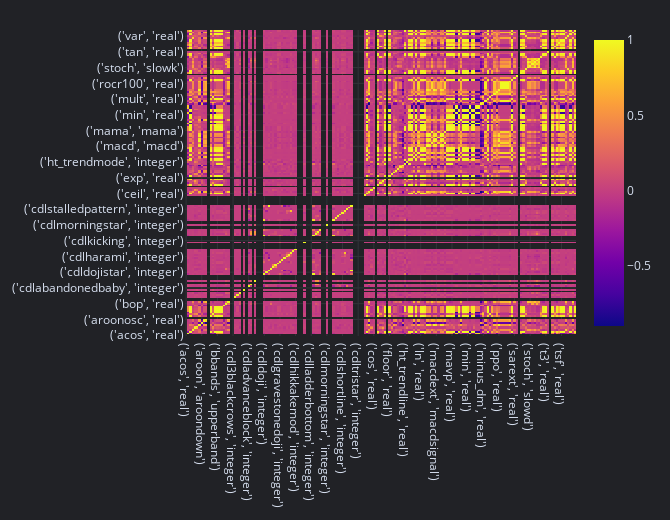

Write notebook code for a chart like this one.
### Markdown cell above
Let's have a look at the correlations between features

### Code cell
# Compute correlation matrix
correlation_matrix = features.corr()
correlation_matrix.vbt.heatmap().show()

### Figure 1 — Plotly figure (JSON) as saved in the notebook; plotly's stock layout.template omitted (floating-point values rounded to 4 significant figures; data arrays with more than 128 entries replaced by an {"elided": "..."} marker saying what was removed)
{"data": [{"colorscale": [[0, "#0d0887"], [0.1111, "#46039f"], [0.2222, "#7201a8"], [0.3333, "#9c179e"], [0.4444, "#bd3786"], [0.5556, "#d8576b"], [0.6667, "#ed7953"], [0.7778, "#fb9f3a"], [0.8889, "#fdca26"], [1, "#f0f921"]], "hoverongaps": false, "type": "heatmap", "uid": "20fd6ca8-b381-489b-bc3d-c024e8090612", "x": {"elided": "175 str values"}, "y": {"elided": "175 str values"}, "z": {"elided": "175x175 float values"}}], "layout": {"height": 520, "legend": {"orientation": "h", "traceorder": "normal", "x": 1, "xanchor": "right", "y": 1.02, "yanchor": "bottom"}, "margin": {"b": 30, "l": 30, "r": 30, "t": 30}, "width": 670}}
